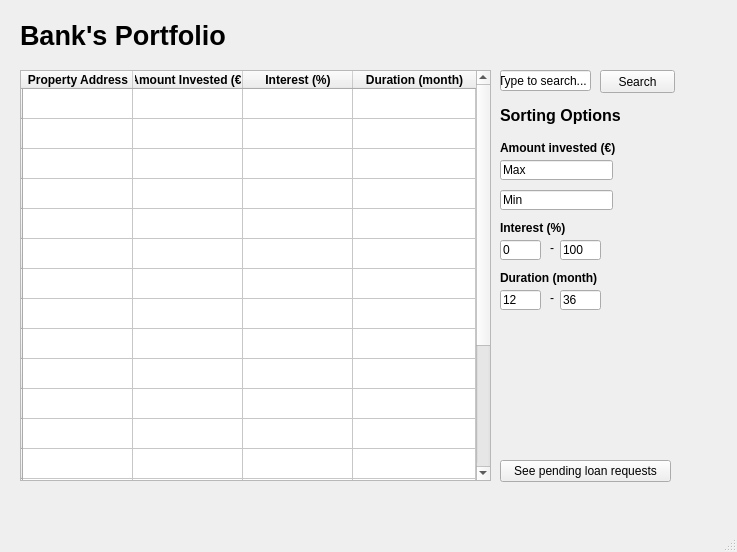
<?xml version="1.0" encoding="UTF-8"?>
<ui version="4.0">
 <class>MainWindow</class>
 <widget class="QMainWindow" name="MainWindow">
  <property name="geometry">
   <rect>
    <x>0</x>
    <y>0</y>
    <width>737</width>
    <height>552</height>
   </rect>
  </property>
  <property name="windowTitle">
   <string>MainWindow</string>
  </property>
  <widget class="QWidget" name="centralwidget">
   <widget class="QLabel" name="sorting_amount_invested_label">
    <property name="geometry">
     <rect>
      <x>500</x>
      <y>140</y>
      <width>161</width>
      <height>16</height>
     </rect>
    </property>
    <property name="font">
     <font>
      <weight>75</weight>
      <bold>true</bold>
     </font>
    </property>
    <property name="text">
     <string>Amount invested (€)</string>
    </property>
   </widget>
   <widget class="QLineEdit" name="sorting_max_line">
    <property name="geometry">
     <rect>
      <x>500</x>
      <y>160</y>
      <width>113</width>
      <height>20</height>
     </rect>
    </property>
    <property name="text">
     <string>Max</string>
    </property>
   </widget>
   <widget class="QLineEdit" name="duration_interest2_line">
    <property name="geometry">
     <rect>
      <x>560</x>
      <y>290</y>
      <width>41</width>
      <height>20</height>
     </rect>
    </property>
    <property name="text">
     <string>36</string>
    </property>
   </widget>
   <widget class="QLabel" name="sorting_options_label">
    <property name="geometry">
     <rect>
      <x>500</x>
      <y>100</y>
      <width>151</width>
      <height>31</height>
     </rect>
    </property>
    <property name="font">
     <font>
      <pointsize>12</pointsize>
      <weight>50</weight>
      <bold>false</bold>
     </font>
    </property>
    <property name="text">
     <string>&lt;html&gt;&lt;head/&gt;&lt;body&gt;&lt;p&gt;&lt;span style=&quot; font-weight:600;&quot;&gt;Sorting Options&lt;/span&gt;&lt;/p&gt;&lt;/body&gt;&lt;/html&gt;</string>
    </property>
   </widget>
   <widget class="QLabel" name="duration_dash_label">
    <property name="geometry">
     <rect>
      <x>550</x>
      <y>290</y>
      <width>16</width>
      <height>16</height>
     </rect>
    </property>
    <property name="text">
     <string>-</string>
    </property>
   </widget>
   <widget class="QTableWidget" name="tableWidget_banks_portfolio">
    <property name="geometry">
     <rect>
      <x>20</x>
      <y>70</y>
      <width>471</width>
      <height>411</height>
     </rect>
    </property>
    <property name="alternatingRowColors">
     <bool>false</bool>
    </property>
    <attribute name="horizontalHeaderDefaultSectionSize">
     <number>110</number>
    </attribute>
    <attribute name="horizontalHeaderStretchLastSection">
     <bool>true</bool>
    </attribute>
    <row>
     <property name="text">
      <string/>
     </property>
    </row>
    <row>
     <property name="text">
      <string/>
     </property>
    </row>
    <row>
     <property name="text">
      <string/>
     </property>
    </row>
    <row>
     <property name="text">
      <string/>
     </property>
    </row>
    <row>
     <property name="text">
      <string/>
     </property>
    </row>
    <row>
     <property name="text">
      <string/>
     </property>
    </row>
    <row>
     <property name="text">
      <string/>
     </property>
    </row>
    <row>
     <property name="text">
      <string/>
     </property>
    </row>
    <row>
     <property name="text">
      <string/>
     </property>
    </row>
    <row>
     <property name="text">
      <string/>
     </property>
    </row>
    <row>
     <property name="text">
      <string/>
     </property>
    </row>
    <row>
     <property name="text">
      <string/>
     </property>
    </row>
    <row>
     <property name="text">
      <string/>
     </property>
    </row>
    <row>
     <property name="text">
      <string/>
     </property>
    </row>
    <row>
     <property name="text">
      <string/>
     </property>
    </row>
    <row>
     <property name="text">
      <string/>
     </property>
    </row>
    <row>
     <property name="text">
      <string/>
     </property>
    </row>
    <row>
     <property name="text">
      <string/>
     </property>
    </row>
    <row>
     <property name="text">
      <string/>
     </property>
    </row>
    <column>
     <property name="text">
      <string>Property Address</string>
     </property>
     <property name="font">
      <font>
       <weight>75</weight>
       <bold>true</bold>
      </font>
     </property>
    </column>
    <column>
     <property name="text">
      <string>Amount Invested (€)</string>
     </property>
     <property name="font">
      <font>
       <weight>75</weight>
       <bold>true</bold>
      </font>
     </property>
    </column>
    <column>
     <property name="text">
      <string>Interest (%)</string>
     </property>
     <property name="font">
      <font>
       <weight>75</weight>
       <bold>true</bold>
      </font>
     </property>
    </column>
    <column>
     <property name="text">
      <string>Duration (month)</string>
     </property>
     <property name="font">
      <font>
       <weight>75</weight>
       <bold>true</bold>
      </font>
     </property>
    </column>
   </widget>
   <widget class="QLineEdit" name="duration_interest1_line">
    <property name="geometry">
     <rect>
      <x>500</x>
      <y>290</y>
      <width>41</width>
      <height>20</height>
     </rect>
    </property>
    <property name="text">
     <string>12</string>
    </property>
   </widget>
   <widget class="QLabel" name="banks_portfolio_label">
    <property name="geometry">
     <rect>
      <x>20</x>
      <y>20</y>
      <width>311</width>
      <height>31</height>
     </rect>
    </property>
    <property name="font">
     <font>
      <pointsize>20</pointsize>
      <weight>75</weight>
      <bold>true</bold>
     </font>
    </property>
    <property name="text">
     <string>Bank's Portfolio</string>
    </property>
   </widget>
   <widget class="QLabel" name="interest_dash_label">
    <property name="geometry">
     <rect>
      <x>550</x>
      <y>240</y>
      <width>16</width>
      <height>16</height>
     </rect>
    </property>
    <property name="text">
     <string>-</string>
    </property>
   </widget>
   <widget class="QLineEdit" name="sorting_interest2_line">
    <property name="geometry">
     <rect>
      <x>560</x>
      <y>240</y>
      <width>41</width>
      <height>20</height>
     </rect>
    </property>
    <property name="text">
     <string>100</string>
    </property>
   </widget>
   <widget class="QLineEdit" name="sorting_interest1_line">
    <property name="geometry">
     <rect>
      <x>500</x>
      <y>240</y>
      <width>41</width>
      <height>20</height>
     </rect>
    </property>
    <property name="text">
     <string>0</string>
    </property>
   </widget>
   <widget class="QLineEdit" name="search_line">
    <property name="geometry">
     <rect>
      <x>500</x>
      <y>70</y>
      <width>91</width>
      <height>21</height>
     </rect>
    </property>
    <property name="text">
     <string>Type to search...</string>
    </property>
   </widget>
   <widget class="QPushButton" name="search_push_button">
    <property name="geometry">
     <rect>
      <x>600</x>
      <y>70</y>
      <width>75</width>
      <height>23</height>
     </rect>
    </property>
    <property name="text">
     <string>Search</string>
    </property>
   </widget>
   <widget class="QLineEdit" name="sorting_min_line">
    <property name="geometry">
     <rect>
      <x>500</x>
      <y>190</y>
      <width>113</width>
      <height>20</height>
     </rect>
    </property>
    <property name="text">
     <string>Min</string>
    </property>
   </widget>
   <widget class="QLabel" name="sorting_interest_label">
    <property name="geometry">
     <rect>
      <x>500</x>
      <y>220</y>
      <width>81</width>
      <height>16</height>
     </rect>
    </property>
    <property name="font">
     <font>
      <weight>75</weight>
      <bold>true</bold>
     </font>
    </property>
    <property name="text">
     <string>Interest (%)</string>
    </property>
   </widget>
   <widget class="QLabel" name="sorting_duration_label">
    <property name="geometry">
     <rect>
      <x>500</x>
      <y>270</y>
      <width>141</width>
      <height>16</height>
     </rect>
    </property>
    <property name="font">
     <font>
      <weight>75</weight>
      <bold>true</bold>
     </font>
    </property>
    <property name="text">
     <string>Duration (month)</string>
    </property>
   </widget>
   <widget class="QPushButton" name="see_pending_requests_push_button">
    <property name="geometry">
     <rect>
      <x>500</x>
      <y>460</y>
      <width>171</width>
      <height>22</height>
     </rect>
    </property>
    <property name="text">
     <string>See pending loan requests</string>
    </property>
   </widget>
  </widget>
  <widget class="QMenuBar" name="menubar">
   <property name="geometry">
    <rect>
     <x>0</x>
     <y>0</y>
     <width>737</width>
     <height>19</height>
    </rect>
   </property>
  </widget>
  <widget class="QStatusBar" name="statusbar"/>
 </widget>
 <resources/>
 <connections/>
</ui>
